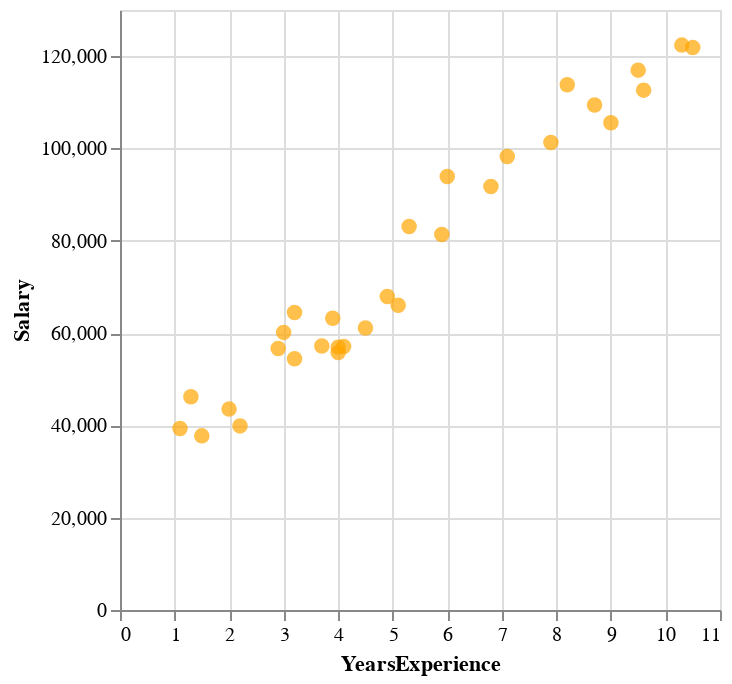

Source (notebook cell):
### Markdown cell above
**[2.2]** Display the scatter plot

### Code cell
scatter_chart

### Figure 1 — Vega-Lite specification as saved in the notebook (floating-point values rounded to 4 significant figures)
{"config": {"view": {"continuousWidth": 300, "continuousHeight": 300}}, "data": {"name": "data-cb93d7b2b69705edd7a99aafe6ce52c4"}, "mark": {"type": "circle", "color": "orange", "size": 60}, "encoding": {"x": {"field": "YearsExperience", "type": "quantitative"}, "y": {"field": "Salary", "type": "quantitative"}}, "$schema": "https://vega.github.io/schema/vega-lite/v5.20.1.json", "datasets": {"data-cb93d7b2b69705edd7a99aafe6ce52c4": [{"YearsExperience": 1.1, "Salary": 39340.0}, {"YearsExperience": 1.3, "Salary": 46200.0}, {"YearsExperience": 1.5, "Salary": 37730.0}, {"YearsExperience": 2.0, "Salary": 43520.0}, {"YearsExperience": 2.2, "Salary": 39890.0}, {"YearsExperience": 2.9, "Salary": 56640.0}, {"YearsExperience": 3.0, "Salary": 60150.0}, {"YearsExperience": 3.2, "Salary": 54440.0}, {"YearsExperience": 3.2, "Salary": 64440.0}, {"YearsExperience": 3.7, "Salary": 57190.0}, {"YearsExperience": 3.9, "Salary": 63220.0}, {"YearsExperience": 4.0, "Salary": 55790.0}, {"YearsExperience": 4.0, "Salary": 56960.0}, {"YearsExperience": 4.1, "Salary": 57080.0}, {"YearsExperience": 4.5, "Salary": 61110.0}, {"YearsExperience": 4.9, "Salary": 67940.0}, {"YearsExperience": 5.1, "Salary": 66030.0}, {"YearsExperience": 5.3, "Salary": 83090.0}, {"YearsExperience": 5.9, "Salary": 81360.0}, {"YearsExperience": 6.0, "Salary": 93940.0}, {"YearsExperience": 6.8, "Salary": 91740.0}, {"YearsExperience": 7.1, "Salary": 98270.0}, {"YearsExperience": 7.9, "Salary": 101300.0}, {"YearsExperience": 8.2, "Salary": 113800.0}, {"YearsExperience": 8.7, "Salary": 109400.0}, {"YearsExperience": 9.0, "Salary": 105600.0}, {"YearsExperience": 9.5, "Salary": 117000.0}, {"YearsExperience": 9.6, "Salary": 112600.0}, {"YearsExperience": 10.3, "Salary": 122400.0}, {"YearsExperience": 10.5, "Salary": 121900.0}]}}
